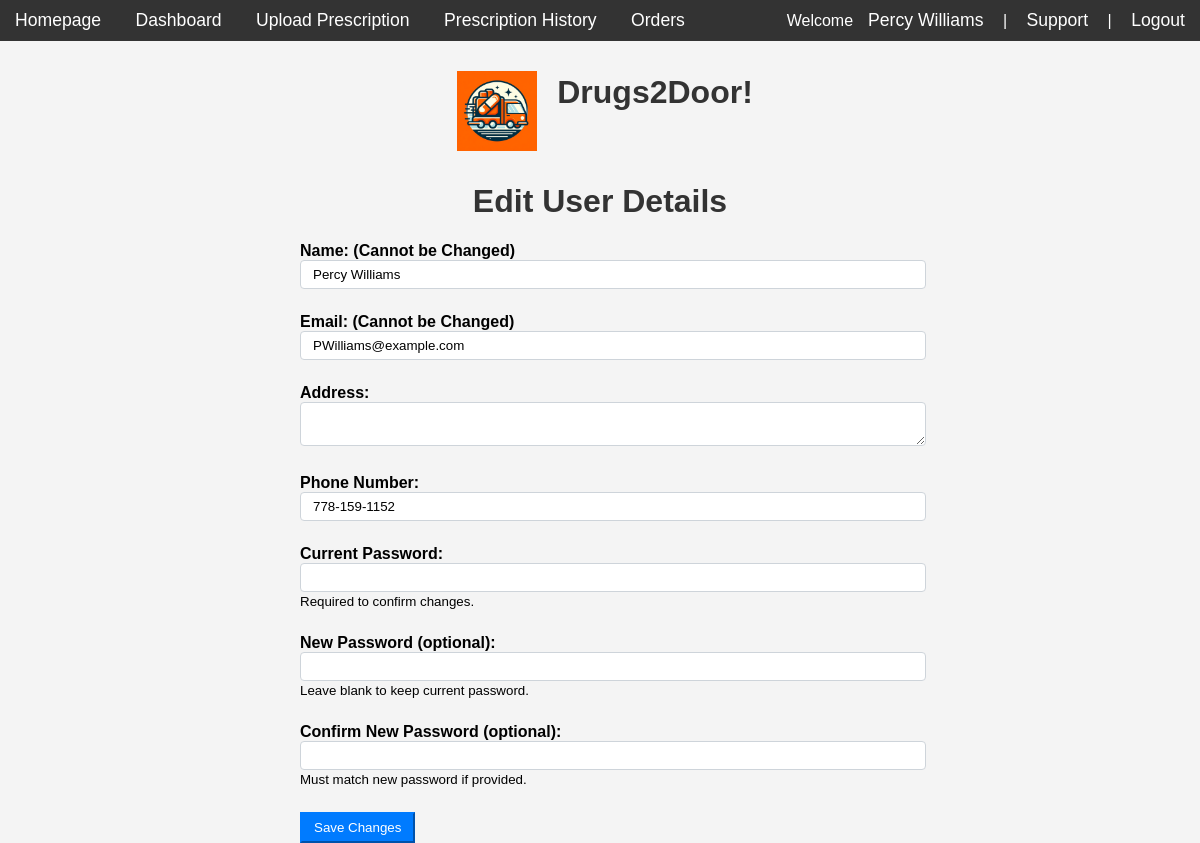
The page /userdetails (signed in) on the database its author committed.
### models.py (models this page shows, shortened)
class User(db.Model):
  __tablename__ = 'users'
  id = db.Column(db.Integer, primary_key=True)
  name = db.Column(db.String(100), nullable=False)
  email = db.Column(db.String(120), unique=True, nullable=False)
  password = db.Column(db.String(128), nullable=False)
  address = db.Column(db.String(255), nullable=True)
  phone = db.Column(db.String(20))
  @property
  def is_authenticated(self):
    return bool(self.password)
  orders = relationship('Order', backref='user')

### app.py (the view)
@app.route('/userdetails', methods=['GET', 'POST'])
@login_required
def userdetails():
    form = UserUpdateForm()
    if form.validate_on_submit():
        if scrypt.verify(form.current_password.data, current_user.password):
            current_user.address = form.address.data
            phone = form.phone.data
            phone = phone.replace("-", "")  # remove any existing dashes
            phone = "{}-{}-{}".format(phone[:3], phone[3:6], phone[6:])  # insert dashes
            current_user.phone = phone
            if form.new_password.data:
                current_user.password = scrypt.encrypt(form.new_password.data)
            db.session.commit()
            flash('Your account information has been updated!', 'success')
            return redirect(url_for('userdetails'))
        else:
            flash('Incorrect current password.', 'error')
    elif request.method == 'GET':
        form.name.data = current_user.name
        form.address.data = current_user.address
        form.phone.data = current_user.phone
        form.email.data = current_user.email
    return render_template('userdetails.html', title='User Details', form=form)

### forms.py
class UserUpdateForm(FlaskForm):
    email = StringField('Email', validators=[DataRequired(), Email()], render_kw={'readonly': True})
    name = StringField('Name', validators=[Optional(), Length(min=2, max=50)], render_kw={'readonly': True})
    address = TextAreaField('Address', validators=[Optional(), Length(min=0, max=255)])
    phone = StringField('Phone Number', validators=[Optional(), Length(min=10, max=12), Regexp('^[0-9]{3}-?[0-9]{3}-?[0-9]{4}$', message="Phone number must be in the format: 123-456-7890 or 1234567890")])
    current_password = PasswordField('Current Password', validators=[DataRequired()])
    new_password = PasswordField('New Password', validators=[Optional(), Length(min=6)])
    confirm_password = PasswordField('Confirm New Password', validators=[EqualTo('new_password')])
    submit = SubmitField('Update')

### app.py (called while the page is built)
@login_manager.user_loader
def load_user(user_id):
    return User.query.get(int(user_id))

### templates/userdetails.html (shortened to what this page needs)
{% extends "base.html" %}
{% block content %}
<div class="container py-5">
  <h1 class="text-center mb-4">Edit User Details</h1>
  <form method="POST">
    <div class="form-group">
      <label for="name">Name: (Cannot be Changed)</label>
      {{ form.name(class="form-control") }}
    </div>
    <div class="form-group">
        <label for="name">Email: (Cannot be Changed)</label>
        {{ form.email(class="form-control") }}
      </div>
    <div class="form-group">
      <label for="address">Address:</label>
      {{ form.address(class="form-control") }}
    </div>
    <div class="form-group">
      <label for="phone">Phone Number:</label>
      {{ form.phone(class="form-control") }}
    </div>
    <div class="form-group">
      <label for="password">Current Password:</label>
      <input type="password" name="current_password" class="form-control" required>
      <small class="form-text text-muted">Required to confirm changes.</small>
    </div>
    <div class="form-group">
      <label for="new_password">New Password (optional):</label>
      <input type="password" name="new_password" class="form-control">
      <small class="form-text text-muted">Leave blank to keep current password.</small>
    </div>
    <div class="form-group">
      <label for="confirm_password">Confirm New Password (optional):</label>
      <input type="password" name="confirm_password" class="form-control">
      <small class="form-text text-muted">Must match new password if provided.</small>
    </div>
    <button type="submit" class="btn btn-primary btn-block">Save Changes</button>
  </form>
</div>
{% endblock %}

### templates/base.html (shortened to what this page needs)
<!doctype html>
<html lang="en">
<head>
    <link rel="stylesheet" href="{{ url_for('static', filename='css/styles.css') }}">
</head>
<body>
    <nav>
        <a href="{{ url_for('home') }}">Homepage</a>
        {% if current_user.is_authenticated %}
            <a href="{{ url_for('dashboard') }}">Dashboard</a>
            <a href="{{ url_for('upload') }}">Upload Prescription</a>
            <a href="{{ url_for('history') }}">Prescription History</a>
            <a href="{{ url_for('orders') }}">Orders</a>
            <div class="right-align">
                <span>Welcome<a href="{{ url_for('userdetails') }}">{{ current_user.name }}</a></span> |
                <a href="{{ url_for('support') }}">Support</a> |
                <a href="{{ url_for('logout') }}">Logout</a>
            </div>
        {% else %}
            <div class="right-align">
                <a href="{{ url_for('register') }}">Register</a> |
                <a href="{{ url_for('login') }}">Login</a>
            </div>
        {% endif %}
    </nav>
    {% if request.endpoint == 'home' %}
        <a href="{{ url_for('home') }}"><img src="{{ url_for('static', filename='images/logo.png') }}" alt="Drugs2Door Logo" class="logo"></a>
        <h1> Welcome to Drugs2Door!</h1>
        <h2> Your Dose Delivered, Stat!</h2>
    {% else %}
        <div class="header">
            <a href="{{ url_for('home') }}"><img src="{{ url_for('static', filename='images/logo.png') }}" alt="Drugs2Door Logo" class="logo"></a>
            <h1>Drugs2Door!</h1>
        </div>
    {% endif %}
    <br>
    {% block content %}{% endblock %}
</body>
</html>

### static/css/styles.css (style rules this page uses)
body { font-family: Arial, sans-serif; margin: 0; padding: 0; background-color: #f4f4f4; }
nav { background-color: #333; color: #fff; padding: 10px 0; text-align: left; }
nav a { color: #fff; margin: 0 15px; text-decoration: none; font-size: 1.1em; }
h1 { color: #333; text-align: center; }
.logo { display: block; margin-top: 20px; margin-left: auto; margin-right: auto; margin-bottom: -17px; width: 300px; height: auto; padding: 10px; }
.right-align { float: right; }

### templates/base.html (style rules this page uses)
.logo { height: 80px; width: 80px; margin-right: 10px; }
.logo { height: 80px; width: 80px; }
.header { display: flex; align-items: center; justify-content: center; text-align: center; }
.right-align { float: right; }

### templates/userdetails.html (style rules this page uses)
.container { max-width: 600px; margin: 0 auto; }
.form-group { margin-bottom: 1.5rem; }
label { font-weight: bold; }
.form-control { width: 100%; padding: .375rem .75rem; border: 1px solid #ced4da; border-radius: .25rem; }
.btn-primary { color: #fff; background-color: #007bff; border-color: #007bff; padding: .375rem .75rem; cursor: pointer; }

### rows shown on the page
User: name "Percy Williams", email "PWilliams@example.com", phone "778-159-1152"
